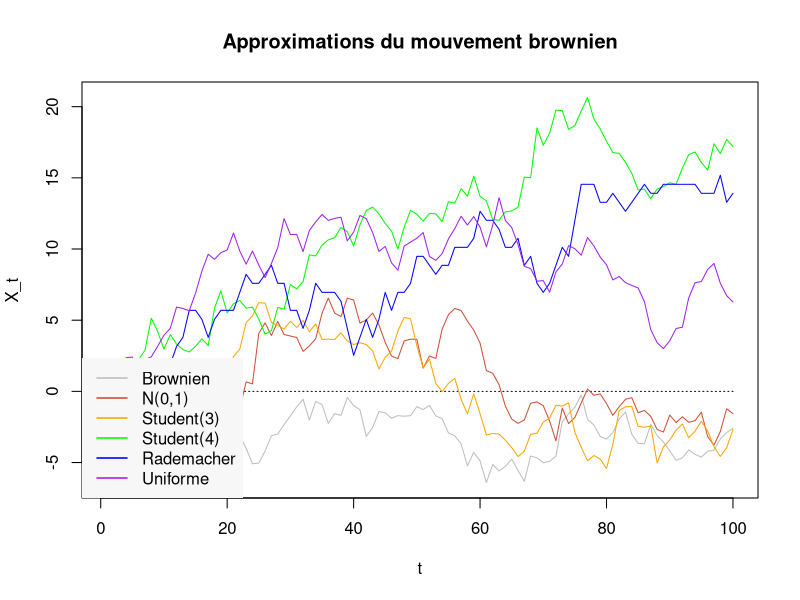
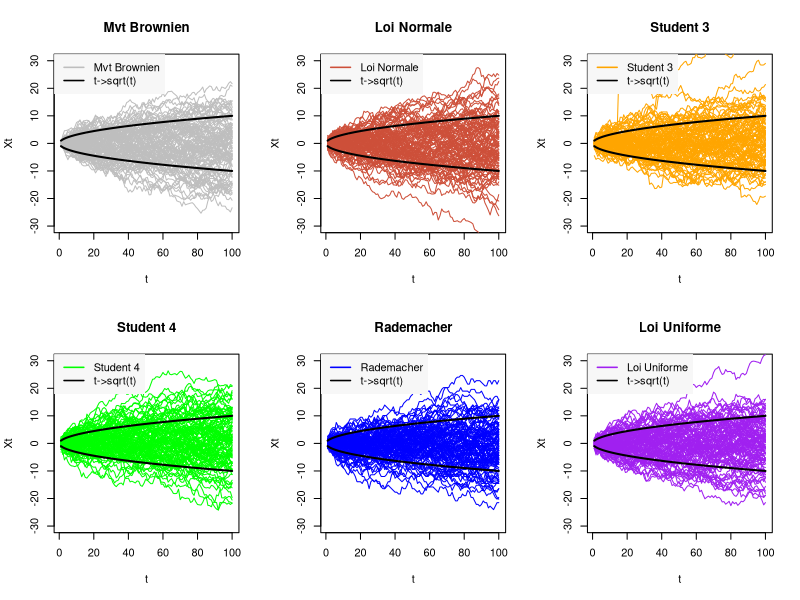
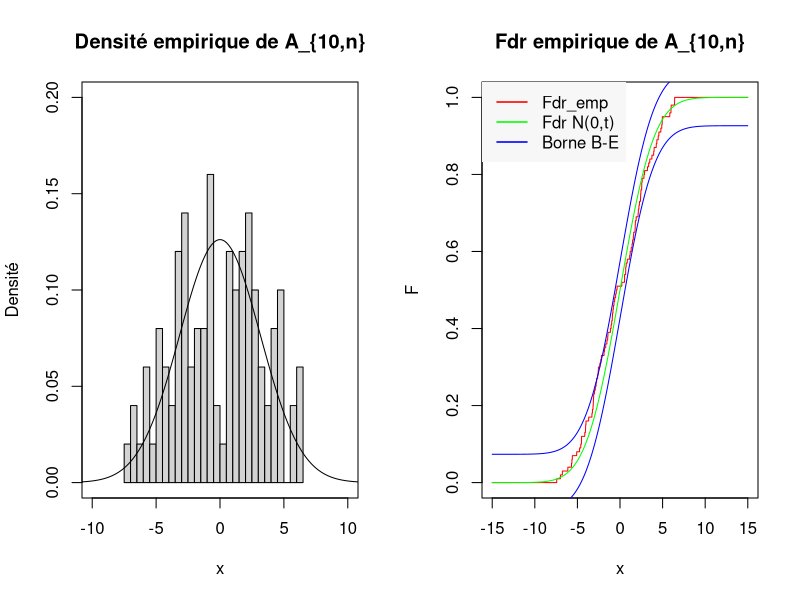
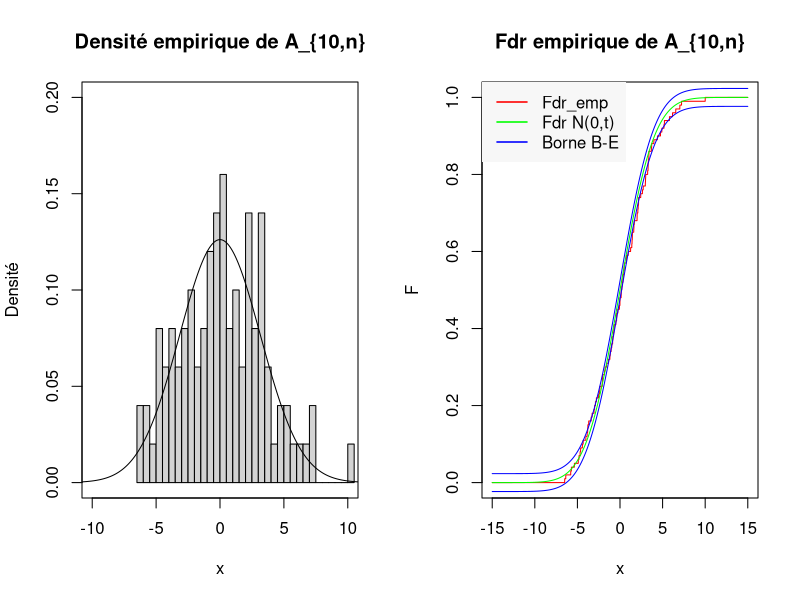
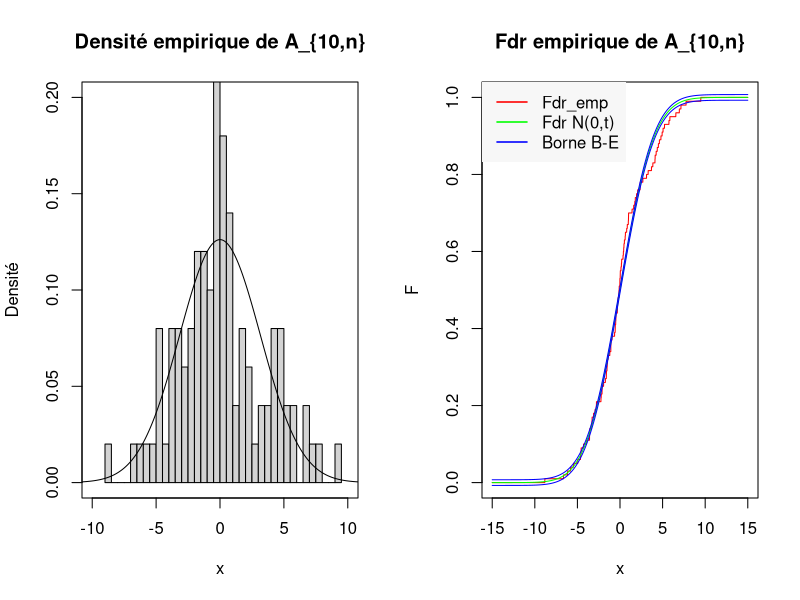
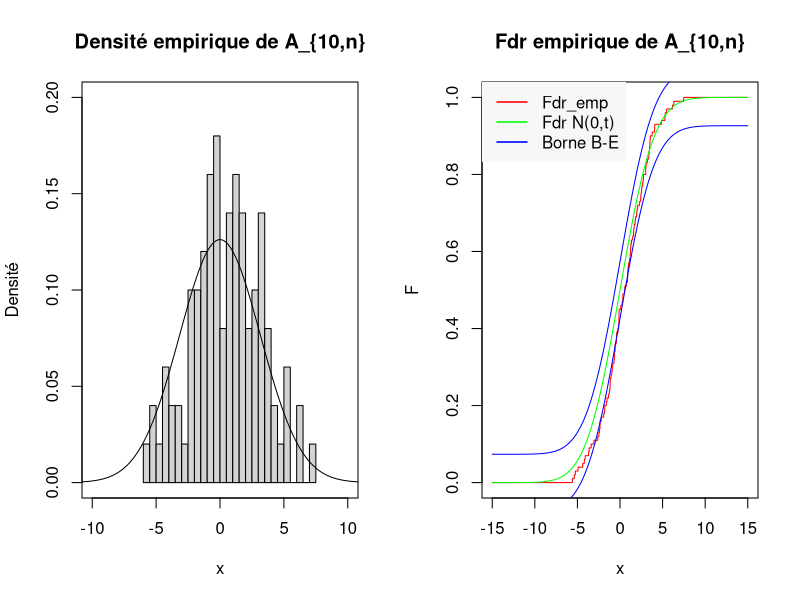
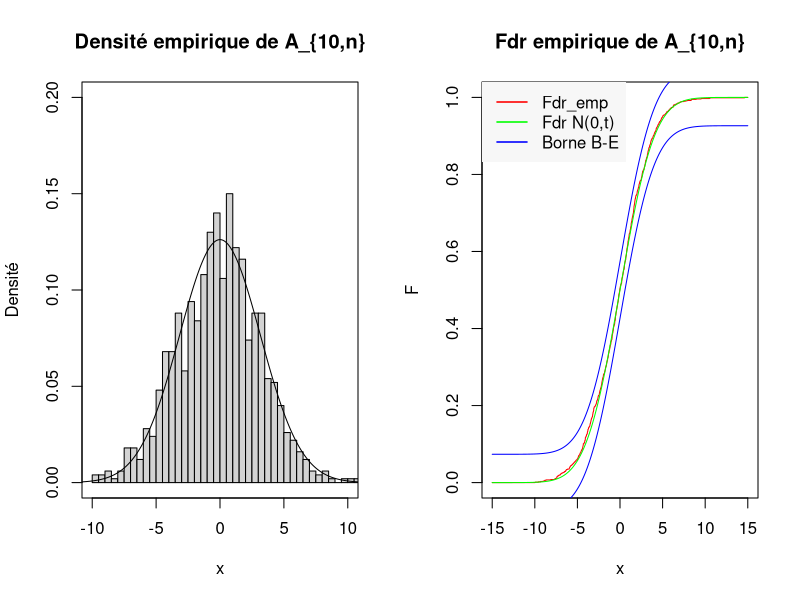
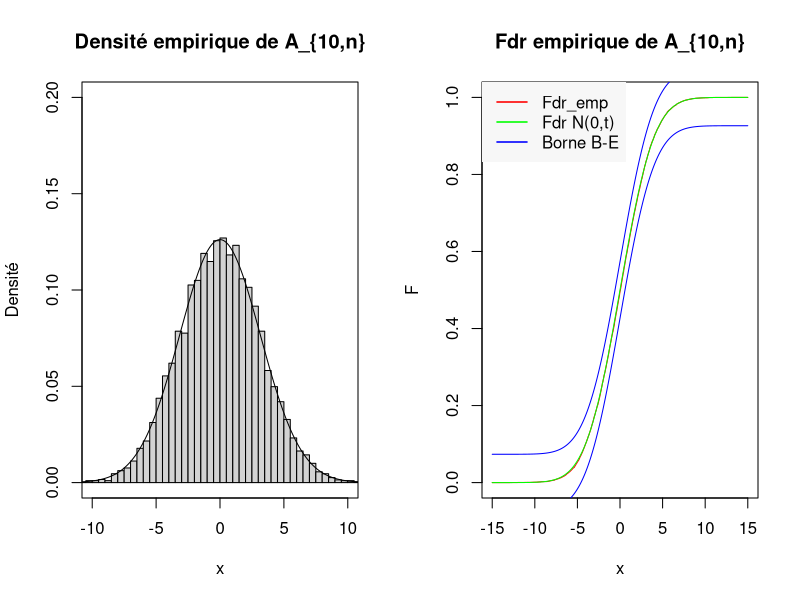

Recreate these plots in R, in order.
rm(list=ls())

n<-10 # Nombre de variables utilisées pour simuler une fois A_{t,n}
m<-100 # Nombre de simulations de A_{t,n}
t_max<-100 # Nombre de pas de temps
estim <-1000 # Nombre de variables utilisées pour calculer E(abs(X)^3)

# On estime E(abs(X)^3) pour X suivant une loi Stud(4) et X suivant une loi N(0,1)

estim_moment3 <- function(estim){
  phi1 <- rnorm(estim)
  phi2 <- rnorm(estim) / (sqrt(rchisq(n,4)/4))
  return(data.frame(moment3norm=mean(abs(phi1)^3), moment3stud4=mean(abs(phi2)^3)))
}

moment3norm=estim_moment3(estim)$moment3norm
moment3stud4=estim_moment3(estim)$moment3stud4

# ------------- Mouvement brownien -------------

brown <- function(t_max) {
  tps <- 1:t_max
  tps <- tps[-1] - tps[-t_max] # On construit la suite tn - tn-1
  w <- rnorm(t_max - 1, 0, sqrt(tps))
  return(c(0, cumsum(w)))
}

bt <- brown(t_max)

# ------------- Approximation avec des lois N(0,1) -------------

brown_norm <- function(n, t, moment3stud4, moment3norm){ # t peut être un réel ou un vecteur
  nt <- round(n*t) # Fonction partie entière
  echantillon_normale <- rnorm(nt[length(nt)])
  x <- echantillon_normale / sqrt(n)
  cumx <- cumsum(x)
  return(data.frame(echantillon = cumx[nt], borne_sup = 3*moment3norm / sqrt(nt)))
  # On retourne une trajectoire utilisant des lois normales et une borne de Berry-Esseen 3*rho/(sigma^3 * sqrt(nt))
}

b_norm <- brown_norm(n, c(1:t_max), moment3stud4, moment3norm)

# ------------- Approximation avec des lois Student(3) -------------

brown_stud3 <- function(n, t, moment3stud4, moment3norm){
  nt <- round(n*t) # Fonction partie entière
  x <- (1 / sqrt(n)) * rnorm(nt[length(nt)]) / (sqrt(rchisq(nt[length(nt)], 3) / 3))
  # x contient nt[length(nt)] simulations de la loi Student(3)
  cumx <- cumsum(x)
  sigma <- sqrt(3) # sqrt(k / (k-2))
  return(data.frame(echantillon=cumx[nt] / sigma, borne_sup = 1))
}

b_stud3 <- brown_stud3(n, c(1:t_max), moment3stud4, moment3norm)

# ------------- Approximation avec des lois Student(4) -------------

brown_stud4 <- function(n, t, moment3stud4, moment3norm){
  nt <- round(n*t) # Fonction partie entière
  echantillon_student <- rnorm(nt[length(nt)]) / (sqrt(rchisq(nt[length(nt)], 4) / 4))
  x <- (1 / sqrt(n)) * echantillon_student
  # x contient nt[length(nt)] simulations de la loi Student(4)
  cumx <- cumsum(x)
  sigma <- sqrt(2) # sqrt(k / (k-2))
  return(data.frame(echantillon = cumx[nt] / sigma, borne_sup = 3*moment3stud4 / (sigma^3*sqrt(nt))))
}

b_stud4 <- brown_stud4(n, c(1:t_max), moment3stud4, moment3norm)

# ------------- Approximation avec des lois Rademacher -------------

brown_rade <- function(n, t, moment3stud4, moment3norm){
  nt <- round(n*t) # Fonction partie entière
  x <- (2*rbinom(nt[length(nt)], 1, 1/2) - 1) / sqrt(n)
  # x contient nt[length(nt)] simulations de la loi Rademacher
  cumx <- cumsum(x)
  return(data.frame(echantillon = cumx[nt], borne_sup = 1/sqrt(nt)))
}

b_rade <- brown_rade(n, c(1:t_max), moment3stud4, moment3norm)

# ------------- Approximation avec des lois uniformes -------------

brown_unif <- function(n, t, moment3stud4, moment3norm){
  nt <- round(n*t) # Fonction partie entière
  x <- runif(nt[length(nt)], -1, 1) / sqrt(n)
  # x contient nt[length(nt)] simulations de la loi uniforme
  cumx <- cumsum(x)
  sigma <- 1/sqrt(3)
  rho <- 1/4
  return(data.frame(echantillon = cumx[nt] / sigma, borne_sup = (3*rho) / ((sigma^3) * sqrt(nt))))
}

b_unif <- brown_unif(n, c(1:t_max), moment3stud4, moment3norm)

# ------------- Calcul des bornes du graphique des trajectoires -------------

hist_min <- min(min(bt), min(b_norm$echantillon), min(b_stud3$echantillon), min(b_stud4$echantillon), min(b_rade$echantillon), min(b_unif$echantillon))
hist_max <- max(max(bt), max(b_norm$echantillon), max(b_stud3$echantillon), max(b_stud4$echantillon), max(b_rade$echantillon), max(b_unif$echantillon))

# ------------- Graphique des trajectoires -------------

hist_brown <- function(t_max, bt, b_norm, b_stud3, b_stud4, b_rade, b_unif, hist_min, hist_max){
  palette <- c("grey", "tomato3", "orange", "green", "blue", "purple")
  # création d'une palette de couleurs
  par(mfrow = c(1, 1))
  plot(1:t_max, bt, type = 'l', col = palette[1], xlab = 't', ylab = "X_t", 
       ylim = c(hist_min,hist_max), main = "Approximations du mouvement brownien")
  # mouvement brownien
  lines(1:t_max, rep(0,t_max), lty = 3)
  # droite horizontale y=0
  lines(1:t_max, b_norm, type = 'l', col = palette[2])
  # à l'aide de la N(0,1)
  lines(1:t_max, b_stud3, type = 'l', col = palette[3])
  # à l'aide de la Student(3)
  lines(1:t_max, b_stud4, type = 'l', col = palette[4])
  # à l'aide de la Student(4)
  lines(1:t_max, b_rade, type = 'l', col = palette[5])
  # à l'aide de la Rademacher
  lines(1:t_max, b_unif, type = 'l', col = palette[6])
  # à l'aide de la loi uniforme
  
  legend("bottomleft", c("Brownien", "N(0,1)", "Student(3)", "Student(4)", 
                         "Rademacher", "Uniforme"), col = palette, bg = "grey97", 
                          lwd = 1.5, box.lty = 0)
}

  

hist_brown(t_max, bt, b_norm$echantillon, b_stud3$echantillon, b_stud4$echantillon, b_rade$echantillon, b_unif$echantillon, hist_min, hist_max)

affiche_M_brownien <- function(n, M, t_max){
  plot(1:t_max, bt, type = 'l', col = "grey", xlab = 't', ylab = "Xt", ylim = c(-3*sqrt(t_max),3*sqrt(t_max)) , main = "Mvt Brownien") 
  
  for(i in 1:(M-1)){
    bt<-brown(t_max)
    lines(1:t_max, bt, type='l', col="grey")
  }
  
  lines(1:t_max , sqrt(1:t_max), col="black", lwd=2)
  lines(1:t_max , -sqrt(1:t_max), col="black", lwd=2)
  legend("topleft", c("Mvt Brownien", "t->sqrt(t)"), col = c("grey", "black"), bg = "grey97", lwd = 1.5, box.lty = 0)
}

affiche_M_approx <- function(n, M, t_max, loi, moment3stud4, moment3norm, nom_loi, couleur){
  echantillon<-loi(n,c(1:t_max), moment3stud4, moment3norm)
  plot(1:t_max, array(echantillon$echantillon), type = 'l', col = couleur, xlab = 't', ylab = "Xt", ylim = c(-3*sqrt(t_max),3*sqrt(t_max)), main = nom_loi) 
  
  for(i in 1:(M-1)){
    echantillon<-loi(n,c(1:t_max), moment3stud4, moment3norm)
    lines(1:t_max, echantillon$echantillon, type='l', col = couleur)
  }
  
  lines(1:t_max , sqrt(1:t_max), col="black", lwd=2)
  lines(1:t_max , -sqrt(1:t_max), col="black", lwd=2)
  legend("topleft", c(nom_loi, "t->sqrt(t)"), col = c(couleur, "black"), bg = "grey97", lwd = 1.5, box.lty = 0)
}


par(mfrow = c(2, 3))

affiche_M_brownien(n,100,t_max)
affiche_M_approx(n,100,t_max, brown_norm, moment3stud4, moment3norm, "Loi Normale", "tomato3")
affiche_M_approx(n,100,t_max, brown_stud3, moment3stud4, moment3norm, "Student 3", "orange")
affiche_M_approx(n,100,t_max, brown_stud4, moment3stud4, moment3norm, "Student 4", "green")
affiche_M_approx(n,100,t_max, brown_rade, moment3stud4, moment3norm, "Rademacher", "blue")
affiche_M_approx(n,100,t_max, brown_unif, moment3stud4, moment3norm, "Loi Uniforme", "purple")




# ------------- Fonction de densité et de répartition de la variable A_{t,n}, à t fixé -------------

# On choisit un certain réel t qui est fixé

# La fonction estim_fct_empirique trace 2 graphiques : 
# 1 - la fonction de densité empirique de A_{t,n} ;
# 2 - la f.d.r. empirique de A_{t,n} et la f.d.r. d'une N(0,t) encadrée par la borne de Berry-Esseen
# Elle renvoie l'écart maximal trouvé entre la f.d.r. empirique et la f.d.r. de la loi N(0,t)

estim_fct_empirique <- function(brown_simu, m, n, t, moment3stud4, moment3norm){
  vble <- numeric(length=m)
  for (i in 1:m){
    vble[i] <- brown_simu(n,t, moment3stud4, moment3norm)$echantillon
    # vble[i] contient une simulation de A_{t,n}
  }
  par(mfrow = c(1, 2))
  hist(vble, breaks=40, freq=FALSE, xlim=c(-10,10), ylim=c(0,0.2), main = "Densité empirique de A_{10,n}", xlab = 'x', ylab = "Densité")
  # Cet histogramme resprésente la densité empirique de A_{t,n}
  box()
  abs <- seq(-15,15,0.01)
  lines(abs, dnorm(abs,0,sqrt(t)))
  # On trace sur l'histogramme la fonction de densité d'une loi N(0,t)
  fdr_emp <- numeric(length=length(abs))
  ecart <- numeric(length=length(abs))
  j<-1
  for (i in abs){
    fdr_emp[j] <- sum(vble<=i)/m
    ecart[j] <- abs(fdr_emp[j] - pnorm(i,0,sqrt(t)))
    j<-j+1
  }
  borne_sup_emp <- max(ecart)
  borne_berry_essen <- brown_simu(n,t, moment3stud4, moment3norm)$borne_sup
  plot(abs,fdr_emp, type="l",col="red", main = "Fdr empirique de A_{10,n}", xlab = 'x', ylab = 'F')
  lines(abs,pnorm(abs,0,sqrt(t)), col="green")
  lines(abs, pnorm(abs,0,sqrt(t)) + brown_simu(n,t, moment3stud4, moment3norm)$borne_sup, col='blue')
  lines(abs, pnorm(abs,0,sqrt(t)) - brown_simu(n,t, moment3stud4, moment3norm)$borne_sup, col='blue')
  legend("topleft", c("Fdr_emp", "Fdr N(0,t)", "Borne B-E"), col = c("red", "green", "blue"), bg = "grey97", 
         lwd = 1.5, box.lty = 0)
  return(data.frame(sup_empirique = borne_sup_emp, sup_berry_essen = borne_berry_essen))
}


estim_fct_empirique(brown_stud4,100,100,10, moment3stud4, moment3norm)
estim_fct_empirique(brown_stud4,100,1000,10, moment3stud4, moment3norm)
estim_fct_empirique(brown_stud4,100,10000,10, moment3stud4, moment3norm)
estim_fct_empirique(brown_stud4,100,100,10, moment3stud4, moment3norm)
estim_fct_empirique(brown_stud4,1000,100,10, moment3stud4, moment3norm)
estim_fct_empirique(brown_stud4,10000,100,10, moment3stud4, moment3norm)



# ------------- Fonction de répartition empirique de la variable A_{t,n}, à t et n fixés -------------

# On modifie la fonction estim_fct_empirique 

estim_fct_empirique2 <- function(brown_simu, m, n, t, moment3stud4, moment3norm,titre){
  vble <- numeric(length=m)
  for (i in 1:m){
    vble[i] <- brown_simu(n,t, moment3stud4, moment3norm)$echantillon
    # vble[i] contient une simulation de A_{t,n}
  }
  #box()
  abs <- seq(-15,15,0.01)
  fdr_emp <- numeric(length=length(abs))
  ecart <- numeric(length=length(abs))
  j<-1
  for (i in abs){
    fdr_emp[j] <- sum(vble<=i)/m
    ecart[j] <- abs(fdr_emp[j] - pnorm(i,0,sqrt(t)))
    j<-j+1
  }
  borne_sup_emp <- max(ecart)
  plot(abs,fdr_emp, type="l",col="red", main = titre, xlab = 'x', ylab = 'F')
  lines(abs,pnorm(abs,0,sqrt(t)), col="green")
  lines(abs, pnorm(abs,0,sqrt(t)) + brown_simu(n,t, moment3stud4, moment3norm)$borne_sup, col='blue')
  lines(abs, pnorm(abs,0,sqrt(t)) - brown_simu(n,t, moment3stud4, moment3norm)$borne_sup, col='blue')
  #legend("topleft", c("Fdr_emp", "Fdr N(0,t)"), col = c("red", "green"), bg = "grey97", 
  #lwd = 1.5, box.lty = 0)
  return(borne_sup_emp)
}




affiche_tableau_fct_empirique <- function(m1, m2, m3, n, t, moment3stud4, moment3norm){
  ecart_emp <- matrix(rep(0, 12), nrow = 4)
  borne_berry_esseen <- rep(0, 4)
  
  par(mfrow = c(2,3))
  
  # student(4)
  borne_berry_esseen[1] <- brown_stud4(n,t, moment3stud4, moment3norm)$borne_sup
  ecart_emp[1,1] <- estim_fct_empirique2(brown_stud4, m1, n, t, moment3stud4, moment3norm, paste0("Student(4) ; m=",toString(m1)))
  legend("topleft", c(paste0("sup_emp = ", toString(round(ecart_emp[1,1], digits = 8))), paste0("borne_theo = ", toString(round(borne_berry_esseen[1], digits = 8)))), bg = "grey97", box.lty = 0)
  ecart_emp[1,2] <- estim_fct_empirique2(brown_stud4, m2, n, t, moment3stud4, moment3norm, paste0("Student(4) ; m=",toString(m2)))
  legend("topleft", c(paste0("sup_emp = ", toString(round(ecart_emp[1,2], digits = 8))), paste0("borne_theo = ", toString(round(borne_berry_esseen[1], digits = 8)))), bg = "grey97", box.lty = 0)
  ecart_emp[1,3] <- estim_fct_empirique2(brown_stud4, m3, n, t, moment3stud4, moment3norm, paste0("Student(4) ; m=",toString(m3)))
  legend("topleft", c(paste0("sup_emp = ", toString(round(ecart_emp[1,3], digits = 8))), paste0("borne_theo = ", toString(round(borne_berry_esseen[1], digits = 8)))), bg = "grey97", box.lty = 0)
  
  # normale standard
  borne_berry_esseen[2] <- brown_norm(n,t, moment3stud4, moment3norm)$borne_sup
  ecart_emp[2,1] <- estim_fct_empirique2(brown_norm, m1, n, t, moment3stud4, moment3norm, paste0("N(0,1) ; m=",toString(m1)))
  legend("topleft", c(paste0("sup_emp = ", toString(round(ecart_emp[2,1], digits = 8))), paste0("borne_theo = ", toString(round(borne_berry_esseen[2], digits = 8)))), bg = "grey97", box.lty = 0)
  ecart_emp[2,2] <- estim_fct_empirique2(brown_norm, m2, n, t, moment3stud4, moment3norm, paste0("N(0,1) ; m=",toString(m2)))
  legend("topleft", c(paste0("sup_emp = ", toString(round(ecart_emp[2,2], digits = 8))), paste0("borne_theo = ", toString(round(borne_berry_esseen[2], digits = 8)))), bg = "grey97", box.lty = 0)
  ecart_emp[2,3] <- estim_fct_empirique2(brown_norm, m3, n, t, moment3stud4, moment3norm, paste0("N(0,1) ; m=",toString(m3)))
  legend("topleft", c(paste0("sup_emp = ", toString(round(ecart_emp[2,3], digits = 8))), paste0("borne_theo = ", toString(round(borne_berry_esseen[2], digits = 8)))), bg = "grey97", box.lty = 0)
  
  par(mfrow = c(2,3))
  
  # uniforme([-1,1])
  borne_berry_esseen[4] <- brown_unif(n,t, moment3stud4, moment3norm)$borne_sup
  ecart_emp[4,1] <- estim_fct_empirique2(brown_unif, m1, n, t, moment3stud4, moment3norm, paste0("Uniforme ; m=",toString(m1)))
  legend("topleft", c(paste0("sup_emp = ", toString(round(ecart_emp[4,1], digits = 8))), paste0("borne_theo = ", toString(round(borne_berry_esseen[4], digits = 8)))), bg = "grey97", box.lty = 0)
  ecart_emp[4,2] <- estim_fct_empirique2(brown_unif, m2, n, t, moment3stud4, moment3norm, paste0("Uniforme ; m=",toString(m2)))
  legend("topleft", c(paste0("sup_emp = ", toString(round(ecart_emp[4,2], digits = 8))), paste0("borne_theo = ", toString(round(borne_berry_esseen[4], digits = 8)))), bg = "grey97", box.lty = 0)
  ecart_emp[4,3] <- estim_fct_empirique2(brown_unif, m3, n, t, moment3stud4, moment3norm, paste0("Uniforme ; m=",toString(m3)))
  legend("topleft", c(paste0("sup_emp = ", toString(round(ecart_emp[4,3], digits = 8))), paste0("borne_theo = ", toString(round(borne_berry_esseen[4], digits = 8)))), bg = "grey97", box.lty = 0)
  
  # Rademacher
  borne_berry_esseen[3] <- brown_rade(n,t, moment3stud4, moment3norm)$borne_sup
  ecart_emp[3,1] <- estim_fct_empirique2(brown_rade, m1, n, t, moment3stud4, moment3norm, paste0("Rademacher ; m=",toString(m1)))
  legend("topleft", c(paste0("sup_emp = ", toString(round(ecart_emp[3,1], digits = 8))), paste0("borne_theo = ", toString(round(borne_berry_esseen[3], digits = 8)))), bg = "grey97", box.lty = 0)
  ecart_emp[3,2] <- estim_fct_empirique2(brown_rade, m2, n, t, moment3stud4, moment3norm, paste0("Rademacher ; m=",toString(m2)))
  legend("topleft", c(paste0("sup_emp = ", toString(round(ecart_emp[3,2], digits = 8))), paste0("borne_theo = ", toString(round(borne_berry_esseen[3], digits = 8)))), bg = "grey97", box.lty = 0)
  ecart_emp[3,3] <- estim_fct_empirique2(brown_rade, m3, n, t, moment3stud4, moment3norm, paste0("Rademacher ; m=",toString(m3)))
  legend("topleft", c(paste0("sup_emp = ", toString(round(ecart_emp[3,3], digits = 8))), paste0("borne_theo = ", toString(round(borne_berry_esseen[3], digits = 8)))), bg = "grey97", box.lty = 0)
}



affiche_tableau_fct_empirique(m1 = 100, m2 = 1000, m3 = 10000, n = 100, t = 10, moment3stud4, moment3norm)





# On crée un processus qui ressemble à A_n pour des U([-1,1]) mais avec des pas de temps aléatoires, 
# qui sont iid de loi exponentielle(n).

pas_de_temps <- function(n,t){
  tau_k <- rexp(2*n*t, n) 
  # En général, on utilise environ n*t variables pour tracer A_n sur l'intervalle [0,t].
  # On tire donc 2*n*t variables exp(n) pour être sûr d'en avoir suffisamment.
  T_n <- cumsum(tau_k)
  while(T_n[length(T_n)] < t){
    tau_k <- cumsum(rexp(n*t, n))
    T_n <- append(T_n, T_n[length(T_n)] + tau_k)
    # Cette boucle n'est pas utilisé en général, 
    # elle sert seulement si 2*n*t variables exp(n) ne suffisent pas à atteindre t.
  }
  nb_pas <- length(which(T_n <= t))
  return(data.frame(temps_saut = T_n[1:nb_pas], nb_pas = nb_pas))
}

compound_process <- function(temps_saut, nb_pas, n, t){
  U_k <- runif(nb_pas,-1,1) * (sqrt(3/n))
  A_hat <- numeric(length=length(t))
  for (i in t){
    comptage <- sum(temps_saut <= i)
    A_hat[i] <- sum(U_k[1:comptage])
  }
  return(A_hat)
}

hist_unif_pas_alea <- function(n, t_max, b_unif){
  pas_tps_unif <- pas_de_temps(n, t_max)
  b_unif_pas_alea <- compound_process(pas_tps_unif$temps_saut, pas_tps_unif$nb_pas, n, 1:t_max)
  
  hist_min2 <- min(min(b_unif$echantillon), min(b_unif_pas_alea))
  hist_max2 <- max(max(b_unif$echantillon), max(b_unif_pas_alea))
  
  par(mfrow = c(1, 1))
  plot(1:t_max, b_unif_pas_alea, type = 'l', col = "red", main = "Approximations en utilisant des lois uniformes", xlab = 't', ylab = 'X_t', ylim = c(hist_min2,hist_max2))
  lines(1:t_max, b_unif$echantillon, type = 'l', col = "purple")
  lines(1:t_max, rep(0,t_max), lty = 3)
  # droite horizontale y=0
  legend("topleft", c("Pas de temps fixe", "Pas de temps aléatoire"), 
         col = c("purple", "red"), bg = "grey97", lwd = 1.5, box.lty = 0)
}

hist_unif_pas_alea(n, t_max, b_unif)
